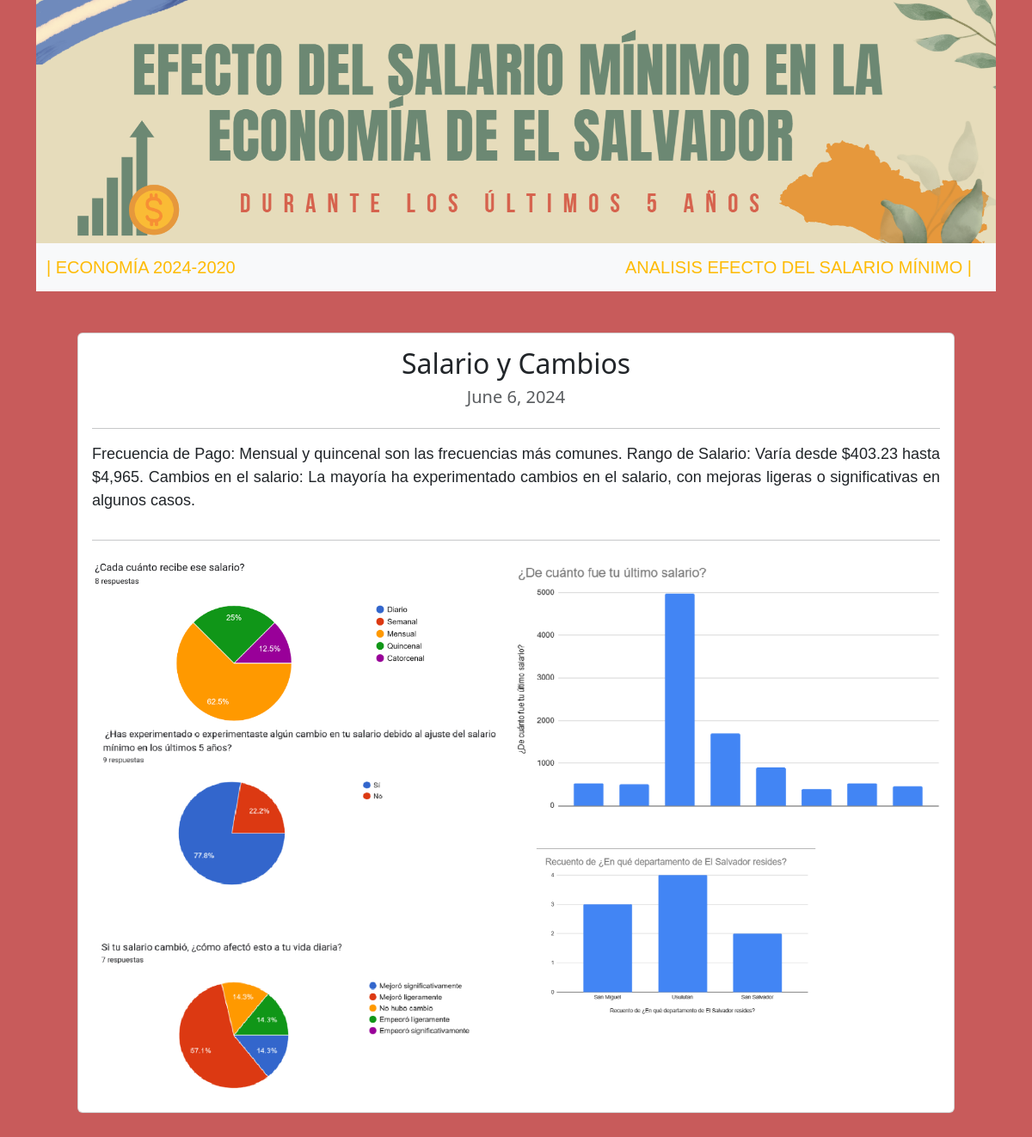
Page /informacion/2 on the committed database.
### informacion/models.py (models this page shows)
class Post(models.Model):
    title= models.CharField( max_length=100)
    description=models.TextField()
    image=models.ImageField(upload_to='informacion/images/')
    date= models.DateField(datetime.date.today)

### informacion/views.py (the view)
# urls.py: path('<int:post_id>', post_detail, name="post_detail"),
def post_detail(request, post_id):
    post= get_object_or_404(Post,pk=post_id)
    return render(request, 'post_detail.html', {"post": post})

### informacion/templates/post_detail.html
{% extends 'layout.html' %}
{% block content %}
<div class="p-5">
<div class="card card-body">
<div class="text-center">
<h2>{{post.title}}</h2>
<h3 class="my-2 h5 text-muted">{{post.date}}</h3>
</div>
<hr>
<div class="editext">
<p>{{post.description|safe}}</p>
</div>
<hr>
<img src="{{post.image.url}}" alt="{{post.title}}">
</div>
</div>
{% endblock %}

### inicio/static/main.css (style rules this page uses)
body { background: rgb(200, 91, 91); }
.editext { text-align: justify; font-family: Verdana, Geneva, Tahoma, sans-serif; font-size: large; }

### rows in the picture
Post: title "Salario y Cambios", date "June 6, 2024", description "Frecuencia de Pago: Mensual y quincenal son las frecuencias más comunes. Rango de Salario: Varía desde $403.23 hasta $4,965. Cambios en el salario: La mayoría ha experimentado cambios en el salario, con mejoras ligeras o significativas en algunos casos.", image (picture)
